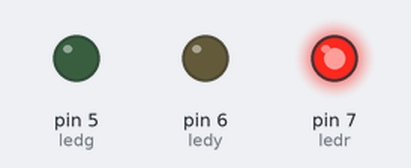
Bench run of a sketch on a simulated Arduino Uno, built with avr-gcc and run on an emulated ATmega328P. On the bench: output pins drawn as LEDs (lit = HIGH).

Above: at 5.0 s.
At 12.5 s:
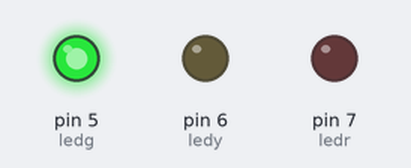
At 16.5 s:
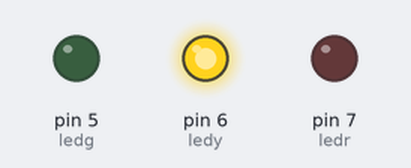
Timing chart, 0 to 23.4 s (numbered marks = the images above):
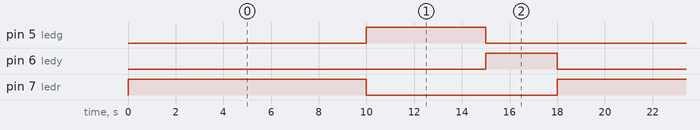

Measured:
- by itself, pin 5 (ledg): alternates HIGH for 5.0 s and LOW for 13.0 s
- by itself, pin 6 (ledy): alternates HIGH for 3.0 s and LOW for 15.0 s
- by itself, pin 7 (ledr): alternates HIGH for 10.0 s and LOW for 8.0 s

The sketch:

sketch_mar20a.ino
```cpp
int ledr=7, ledy=6, ledg=5;

void setup() {
  pinMode(ledr, OUTPUT);
  pinMode(ledy, OUTPUT);
  pinMode(ledg, OUTPUT);
}

void loop() {
 digitalWrite(ledr, HIGH);
 delay(10000);
 digitalWrite(ledr,LOW);
 digitalWrite(ledg, HIGH);
 delay(5000);
 digitalWrite(ledg,LOW);
 digitalWrite(ledy, HIGH);
 delay(3000);
 digitalWrite(ledy,LOW);

}
```
